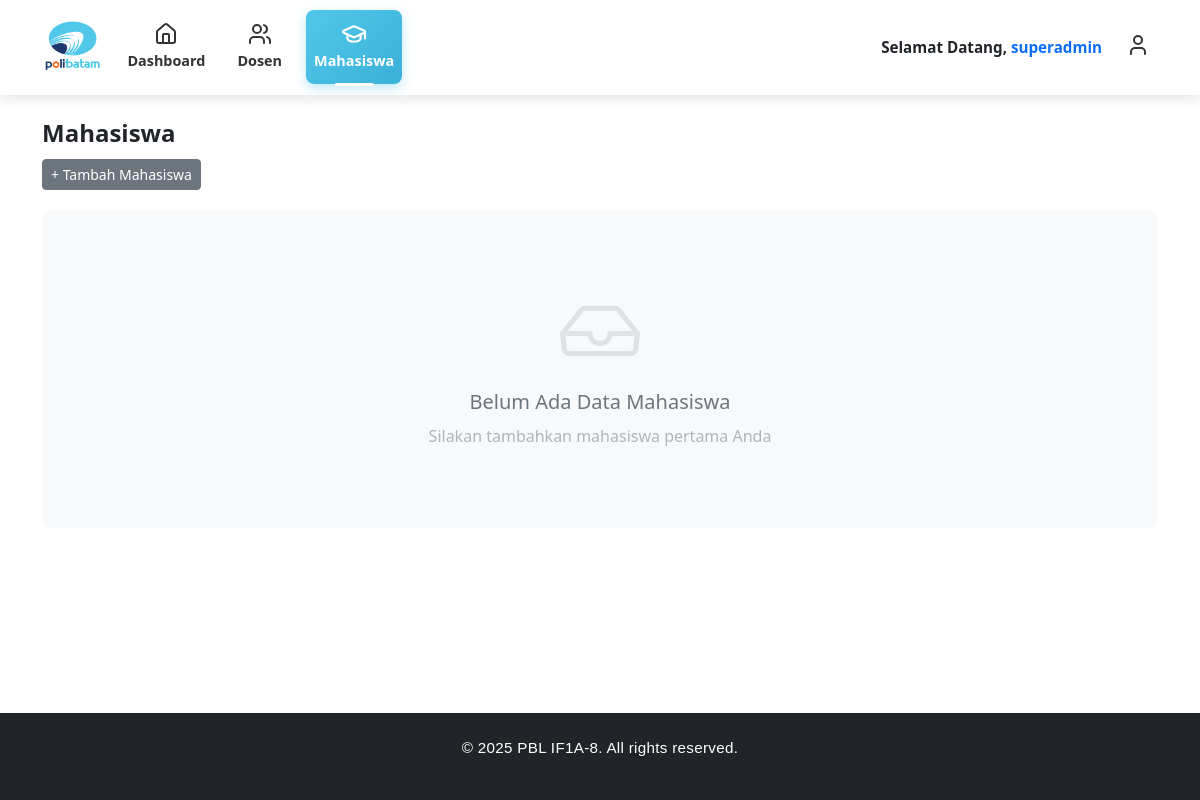
The page /views/superadmin/mahasiswa.php (signed in) on the database as committed earlier.
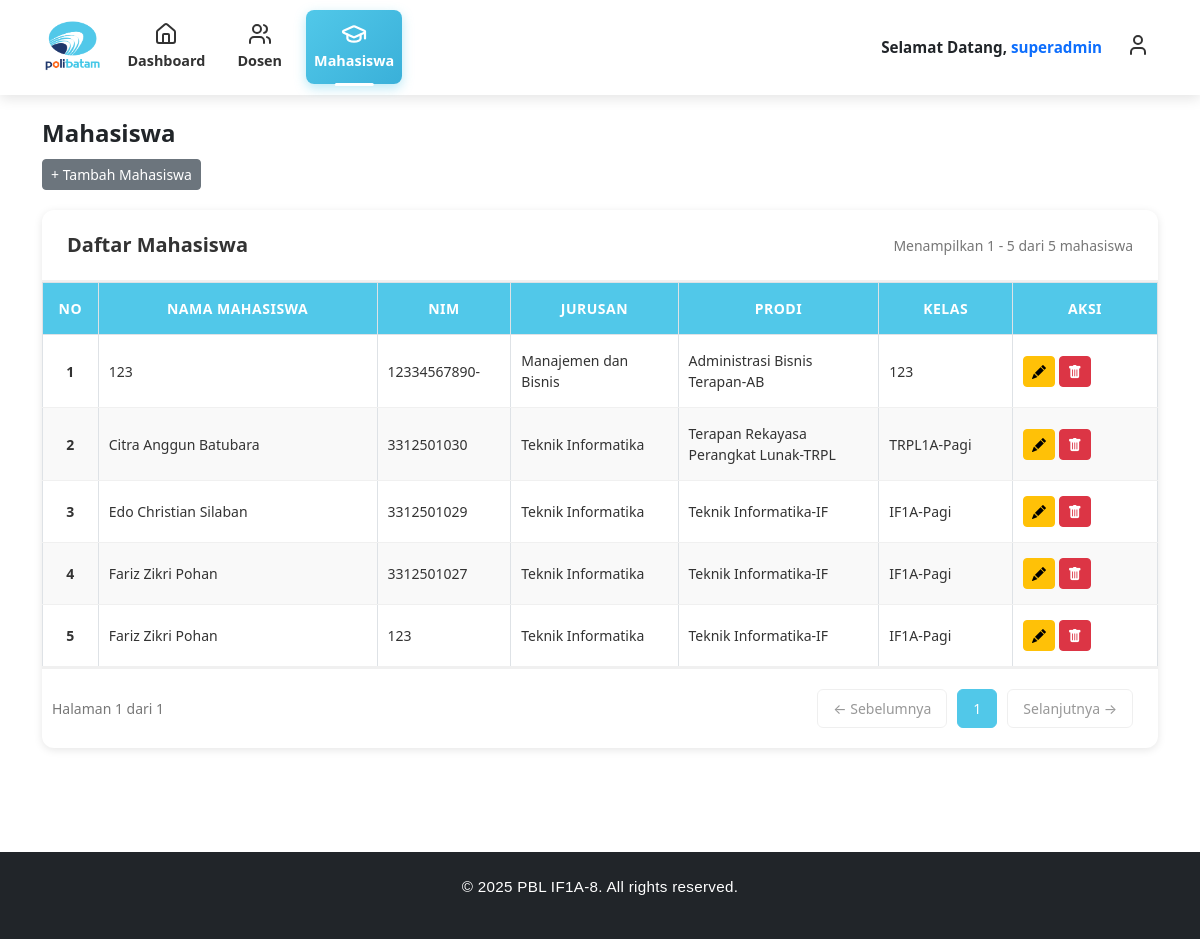
The same page on the database as committed later.
### tables this page shows
CREATE TABLE `mahasiswa` (
  `mahasiswa_id` int NOT NULL,
  `nim` varchar(20) NOT NULL,
  `nama_lengkap` varchar(100) NOT NULL,
  `username` varchar(50) NOT NULL,
  `password` varchar(255) NOT NULL,
  `jurusan_id` int DEFAULT NULL,
  `prodi_id` int DEFAULT NULL,
  `kelas` varchar(50) NOT NULL,
  `email` varchar(100) DEFAULT NULL,
  `alamat` text,
  `role_id` int NOT NULL,
  `created_at` timestamp NULL DEFAULT CURRENT_TIMESTAMP
);

CREATE TABLE `jurusan` (
  `jurusan_id` int NOT NULL,
  `nama_jurusan` varchar(100) NOT NULL
);

CREATE TABLE `prodi` (
  `prodi_id` int NOT NULL,
  `nama_prodi` varchar(100) NOT NULL,
  `jurusan_id` int NOT NULL
);

### app/models/mahasiswa_model.php (called while the page is built, shortened)
<?php
class MahasiswaModelSuperadmin
{
    private $db;
    public function __construct()
    {
        $this->db = new mysqli('localhost', 'root', '', 'db_pbl8');
    }
    public function getAll()
    {
        $query = "SELECT
                    m.mahasiswa_id,
                    m.nim,
                    m.nama_lengkap,
                    m.email,
                    m.alamat,
                    m.jurusan_id,
                    m.prodi_id,
                    m.kelas,
                    j.nama_jurusan AS nama_jurusan,
                    p.nama_prodi AS nama_prodi,
                    m.created_at
                  FROM mahasiswa m
                  LEFT JOIN jurusan j ON m.jurusan_id = j.jurusan_id
                  LEFT JOIN prodi p ON m.prodi_id = p.prodi_id
                  WHERE m.username NOT IN ('user')
                  ORDER BY m.nama_lengkap ASC";
        $result = $this->db->query($query);
        $data = [];
        while ($row = $result->fetch_assoc()) {
            $data[] = $row;
        }
        return $data;
    }
}
?>

### app/controllers/superadmin/mahasiswa_controller.php (called while the page is built, shortened)
<?php
class MahasiswaControllerSuperadmin {
    private $mahasiswaModel;
    public function __construct() {
        require_once __DIR__ . '/../../models/mahasiswa_model.php';
        $this->mahasiswaModel = new MahasiswaModelSuperadmin();
    }
    public function index() {
        return $this->mahasiswaModel->getAll();
    }
}
?>

### views/superadmin/mahasiswa.php (the view, shortened to what the changed rows need)
<?php
require_once __DIR__ . '/../../app/controllers/superadmin/mahasiswa_controller.php';
$mahasiswaController = new MahasiswaControllerSuperadmin();
$itemsPerPage = 10;
$currentPage = isset($_GET['page']) ? max(1, intval($_GET['page'])) : 1;
$offset = ($currentPage - 1) * $itemsPerPage;
$allMahasiswa = $mahasiswaController->index();
$totalData = count($allMahasiswa);
$totalPages = ceil($totalData / $itemsPerPage);
$mahasiswaList = array_slice($allMahasiswa, $offset, $itemsPerPage);
$startData = $totalData > 0 ? $offset + 1 : 0;
$endData = min($offset + $itemsPerPage, $totalData);
?>
<!DOCTYPE html>
<html lang="id">
<head>
    <link href="https://cdn.jsdelivr.net/npm/bootstrap@5.3.3/dist/css/bootstrap.min.css" rel="stylesheet">
    <link href="https://cdn.jsdelivr.net/npm/bootstrap-icons@1.11.3/font/bootstrap-icons.css" rel="stylesheet">
</head>
<body class="mahasiswa-page d-flex flex-column min-vh-100">
    <?php include("header.php"); ?>
    <main class="container my-4 flex-fill">
        <?php if (empty($allMahasiswa)): ?>
            <div class="empty-state">
                <i class="bi bi-inbox"></i>
                <h5>Belum Ada Data Mahasiswa</h5>
                <p>Silakan tambahkan mahasiswa pertama Anda</p>
            </div>
        <?php else: ?>
            <div class="table-section">
                <div class="table-header">
                    <div class="table-title">Daftar Mahasiswa</div>
                    <div class="entries-info">
                        Menampilkan <?= $startData; ?> - <?= $endData; ?> dari <?= $totalData; ?> mahasiswa
                    </div>
                </div>
                <div class="table-wrapper">
                    <table class="table table-bordered">
                        <thead>
                            <tr>
                                <th style="width: 5%;">No</th>
                                <th style="width: 25%;">Nama Mahasiswa</th>
                                <th style="width: 12%;">NIM</th>
                                <th style="width: 15%;">Jurusan</th>
                                <th style="width: 18%;">Prodi</th>
                                <th style="width: 12%;">Kelas</th>
                                <th style="width: 13%;">Aksi</th>
                            </tr>
                        </thead>
                        <tbody id="mahasiswaTableBody">
                            <?php
                            foreach ($mahasiswaList as $index => $mahasiswa):
                                $nomor = $offset + $index + 1;
                                ?>
                                <tr data-id="<?= $mahasiswa['mahasiswa_id'] ?>">
                                    <td><?= $nomor ?></td>
                                    <td class="col-nama"><?= htmlspecialchars($mahasiswa['nama_lengkap']) ?></td>
                                    <td class="col-nim"><?= htmlspecialchars($mahasiswa['nim']) ?></td>
                                    <td class="col-jurusan"><?= htmlspecialchars($mahasiswa['nama_jurusan']) ?></td>
                                    <td class="col-prodi"><?= htmlspecialchars($mahasiswa['nama_prodi']) ?></td>
                                    <td class="col-kelas"><?= htmlspecialchars($mahasiswa['kelas']) ?></td>
                                    <td class="col-aksi">
                                        <button class="btn btn-warning btn-sm edit-btn"
                                            data-id="<?= $mahasiswa['mahasiswa_id'] ?>" data-bs-toggle="modal"
                                            data-bs-target="#modalEditMahasiswa"><i class="bi bi-pencil-fill"></i></button>
                                        <button class="btn btn-danger btn-sm delete-btn"
                                            data-id="<?= $mahasiswa['mahasiswa_id'] ?>"
                                            data-nama="<?= htmlspecialchars($mahasiswa['nama_lengkap']) ?>"><i
                                                class="bi bi-trash-fill"></i></button>
                                    </td>
                                </tr>
                            <?php endforeach; ?>
                        </tbody>
                    </table>
                </div>
                <?php if ($totalData > 0): ?>
                    <div class="pagination">
                        <div class="page-info">
                            Halaman <?= $currentPage; ?> dari <?= $totalPages; ?>
                        </div>
                        <div class="page-buttons">
                            <?php if ($currentPage > 1): ?>
                                <a href="?page=<?= $currentPage - 1; ?>" class="page-btn">
                                    ← Sebelumnya
                                </a>
                            <?php else: ?>
                                <button class="page-btn" disabled>← Sebelumnya</button>
                            <?php endif; ?>
                            <?php
                            $range = 2;
                            $start = max(1, $currentPage - $range);
                            $end = min($totalPages, $currentPage + $range);
                            for ($i = $start; $i <= $end; $i++) {
                                $active = ($i == $currentPage) ? 'active' : '';
                                echo '<a href="?page=' . $i . '" class="page-btn ' . $active . '">' . $i . '</a>';
                            }
                            ?>
                            <?php if ($currentPage < $totalPages): ?>
                                <a href="?page=<?= $currentPage + 1; ?>" class="page-btn">
                                    Selanjutnya →
                                </a>
                            <?php else: ?>
                                <button class="page-btn" disabled>Selanjutnya →</button>
                            <?php endif; ?>
                        </div>
                    </div>
                <?php endif; ?>
            </div>
        <?php endif; ?>
    </main>
</body>
</html>

Rows that differ between the two databases and show on the page:
added mahasiswa: nomor "1", nama_lengkap "123", nim "12334567890-", jurusan.nama_jurusan "Manajemen dan Bisnis", prodi.nama_prodi "Administrasi Bisnis Terapan-AB", kelas "123"
added mahasiswa: nomor "2", nama_lengkap "Citra Anggun Batubara", nim "3312501030", jurusan.nama_jurusan "Teknik Informatika", prodi.nama_prodi "Terapan Rekayasa Perangkat Lunak-TRPL", kelas "TRPL1A-Pagi"
added mahasiswa: nomor "3", nama_lengkap "Edo Christian Silaban", nim "3312501029", jurusan.nama_jurusan "Teknik Informatika", prodi.nama_prodi "Teknik Informatika-IF", kelas "IF1A-Pagi"
added mahasiswa: nomor "4", nama_lengkap "Fariz Zikri Pohan", nim "3312501027", jurusan.nama_jurusan "Teknik Informatika", prodi.nama_prodi "Teknik Informatika-IF", kelas "IF1A-Pagi"
added mahasiswa: nomor "5", nama_lengkap "Fariz Zikri Pohan", nim "123", jurusan.nama_jurusan "Teknik Informatika", prodi.nama_prodi "Teknik Informatika-IF", kelas "IF1A-Pagi"
Other text that changed with them:
$startData: (not shown) → "1"
$endData: (not shown) → "5"
$totalData: (not shown) → "5"
$currentPage: (not shown) → "1"
$totalPages: (not shown) → "1"
text no longer shown: "Belum Ada Data Mahasiswa Silakan tambahkan mahasiswa pertama Anda"
text now shown: "Daftar Mahasiswa Menampilkan - dari mahasiswa NO NAMA MAHASISWA NIM JURUSAN PRODI KELAS AKSI Halaman dari ← Sebelumnya Selanjutnya →"
new list line: "1"
